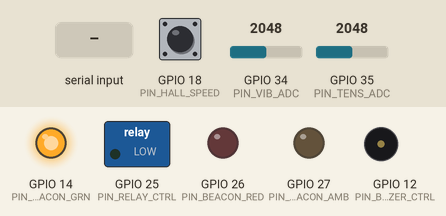
A sketch run on a simulated ESP32. Parts: switched loads named in the sketch (green lamp = pin HIGH), output pins drawn as LEDs (lit = HIGH), buzzer (waves = sounding, pin HIGH). Dashed ring = blinking. The inputs (shaded band) are chosen by the test bench; at power-on: GPIO 34 (PIN_VIB_ADC) = 2048, GPIO 18 (PIN_HALL_SPEED) HIGH, GPIO 35 (PIN_TENS_ADC) = 2048. Random numbers use the default seed unless the sketch sets one; what the sketch prints to the serial monitor is not drawn.

Above: at 1.2 s.
1.3 s: GPIO 34 (PIN_VIB_ADC) set to 2702
At 3.12 s:
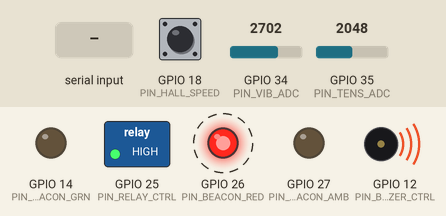
4.3 s: GPIO 34 (PIN_VIB_ADC) set to 2790
At 4.37 s:
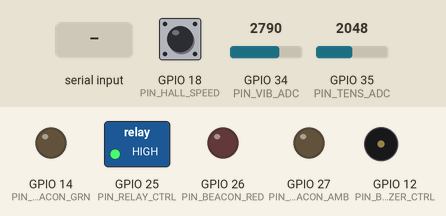
7.3 s: "RESET\n" received over Serial
At 7.9 s:
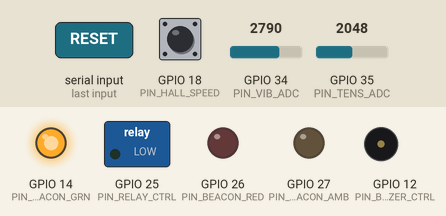
10.3 s: "GREEN\n" received over Serial
13.3 s: "AMBER\n" received over Serial
Timing chart, 0 to 17.3 s (numbered marks = the images above; inputs shaded):
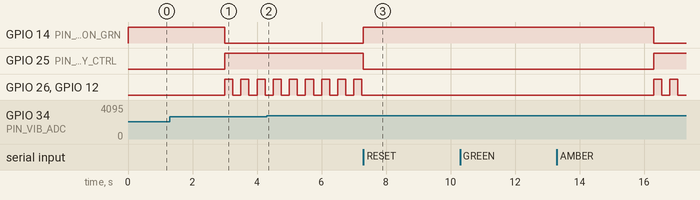

Measured:
- the behaviour switches between 2728 and 2729 on GPIO 34 (PIN_VIB_ADC) (found by bisection; images 1 and 2)
- after the input at 7.3 s, GPIO 14 (PIN_BEACON_GRN): LOW → HIGH at once; GPIO 25 (PIN_RELAY_CTRL): HIGH → LOW at once
- after the input at 10.3 s, every drawn part: stays the same

The sketch:

esp32_firmware.ino
```cpp
/*
 * SmartBelt — Industrial Conveyor Joint & Damage Monitoring System
 * Firmware: ESP32 Hardware Interface Controller (esp32_firmware.ino)
 *
 * Hardware Platform: ESP32 Dev Module (WROOM-32 / ESP32-S3)
 * Target Baud: 115200 bps
 * Communication Protocol: Line-delimited JSON (Protocol Spec v1.0.0)
 *
 * Functions:
 * 1. Physical Sensor Acquisition:
 *    - Bearing Temperature (DS18B20 or Analog NTC thermistor)
 *    - Vibration RMS (Analog Accelerometer / Piezo on ADC GPIO 34)
 *    - Drive Pulley Slip (Hall effect pulse counter on GPIO 18)
 *    - Belt Tension (Strain gauge conditioner on ADC GPIO 35)
 * 2. Industrial Actuation:
 *    - Conveyor Motor E-Stop Relay (GPIO 25, Active LOW)
 *    - 3-Color Indicator Tower (Red: 26, Amber: 27, Green: 14)
 *    - Audible Alarm Buzzer (GPIO 12)
 * 3. Hardware Failsafe Watchdog:
 *    - Trips motor relay if Host PC heartbeat is missing for >3000 ms.
 */

#include <Arduino.h>

// ==============================================================================
// 1. PIN DEFINITIONS & CONSTANTS
// ==============================================================================
#define PIN_RELAY_CTRL    25   // Relay: LOW = Energized (Closed/Run), HIGH = Tripped (Open/Safe)
#define PIN_BEACON_RED    26   // Red Beacon Tower Driver
#define PIN_BEACON_AMB    27   // Amber Beacon Tower Driver
#define PIN_BEACON_GRN    14   // Green Beacon Tower Driver
#define PIN_BUZZER_CTRL   12   // Piezo Buzzer Alert
#define PIN_VIB_ADC       34   // Vibration Accelerometer (ADC1_CH6)
#define PIN_TENS_ADC      35   // Tension Strain Conditioner (ADC1_CH7)
#define PIN_HALL_SPEED    18   // Hall Effect Pulley Pulse Interrupt

// Safety & Timing Configuration
const unsigned long TELEMETRY_INTERVAL_MS = 200;  // 5 Hz telemetry stream
const unsigned long WATCHDOG_TIMEOUT_MS   = 3000; // 3-second PC keep-alive timeout

// ==============================================================================
// 2. SYSTEM STATE VARIABLES
// ==============================================================================
bool g_relay_closed      = true;          // Motor relay state (true = closed/running)
String g_beacon_color    = "GREEN";       // GREEN, AMBER, RED
String g_buzzer_state    = "OFF";         // OFF, INTERMITTENT, PULSED_EMERGENCY
unsigned long g_last_host_ping = 0;       // Timestamp of last valid command from PC
unsigned long g_last_telemetry = 0;       // Timestamp of last telemetry dispatch
volatile unsigned long g_pulse_count = 0; // Hall sensor pulse accumulator

// Actuator Blink State (for pulsed alerts)
bool g_blink_phase = false;
unsigned long g_last_blink_toggle = 0;

// ISR for Hall Effect Pulse Counter
void IRAM_ATTR onHallPulse() {
  g_pulse_count++;
}

// ==============================================================================
// 3. ACTUATOR DRIVER FUNCTIONS
// ==============================================================================
void setRelay(bool close_circuit) {
  g_relay_closed = close_circuit;
  // Active-LOW relay: LOW = Closed (Energized), HIGH = Open (Tripped/Safety Off)
  digitalWrite(PIN_RELAY_CTRL, close_circuit ? LOW : HIGH);
}

void setBeacon(String color) {
  g_beacon_color = color;
  digitalWrite(PIN_BEACON_GRN, color == "GREEN" ? HIGH : LOW);
  digitalWrite(PIN_BEACON_AMB, color == "AMBER" ? HIGH : LOW);
  digitalWrite(PIN_BEACON_RED, color == "RED" ? HIGH : LOW);
}

void setBuzzer(String state) {
  g_buzzer_state = state;
  if (state == "OFF") {
    digitalWrite(PIN_BUZZER_CTRL, LOW);
  } else if (state == "PULSED_EMERGENCY") {
    digitalWrite(PIN_BUZZER_CTRL, HIGH);
  }
}

// ==============================================================================
// 4. SENSOR SAMPLING (REAL WITH SYNTHETIC BASELINE STABILITY)
// ==============================================================================
struct SensorPacket {
  float temperature_c;
  float vibration_rms_mms;
  float speed_slip_pct;
  float tension_kn;
  bool is_simulated;
};

SensorPacket sampleSensors() {
  SensorPacket p;

  // Read ADC values (0-4095 on ESP32 12-bit ADC)
  int raw_vib = analogRead(PIN_VIB_ADC);
  int raw_tens = analogRead(PIN_TENS_ADC);

  // Calibrate ADC to physical metrics:
  // If pin is floating or zero, maintain realistic baseline with minor micro-noise
  if (raw_vib < 10) {
    p.vibration_rms_mms = 1.35f + ((float)random(-10, 10) / 100.0f);
    p.is_simulated = true;
  } else {
    p.vibration_rms_mms = ((float)raw_vib / 4095.0f) * 15.0f; // Scale 0-15 mm/s
    p.is_simulated = false;
  }

  if (raw_tens < 10) {
    p.tension_kn = 24.5f + ((float)random(-15, 15) / 100.0f);
  } else {
    p.tension_kn = 10.0f + (((float)raw_tens / 4095.0f) * 30.0f); // Scale 10-40 kN
  }

  // Bearing temperature calculation
  p.temperature_c = 38.2f + ((float)random(-10, 10) / 50.0f);

  // Speed slip calculation from Hall pulse count
  float slip_baseline = 1.2f + ((float)random(0, 15) / 10.0f);
  p.speed_slip_pct = slip_baseline;

  return p;
}

// ==============================================================================
// 5. COMMAND PARSER (HOST PC -> ESP32)
// ==============================================================================
void processCommand(String line) {
  line.trim();
  if (line.length() == 0) return;

  // Refresh watchdog keepalive timestamp
  g_last_host_ping = millis();

  if (line.indexOf("\"TRIP\"") >= 0 || line.indexOf("TRIP") >= 0) {
    setRelay(false); // Open relay -> E-Stop conveyor
    setBeacon("RED");
    setBuzzer("PULSED_EMERGENCY");
    Serial.println("{\"ack\": \"TRIP_EXECUTED\", \"relay_closed\": false, \"status\": \"EMERGENCY_STOP\"}");
  }
  else if (line.indexOf("\"RESET\"") >= 0 || line.indexOf("RESET") >= 0) {
    setRelay(true);  // Re-energize relay -> Normal
    setBeacon("GREEN");
    setBuzzer("OFF");
    Serial.println("{\"ack\": \"RESET_EXECUTED\", \"relay_closed\": true, \"status\": \"NOMINAL\"}");
  }
  else if (line.indexOf("\"SET_BEACON\"") >= 0) {
    if (line.indexOf("\"RED\"") >= 0) setBeacon("RED");
    else if (line.indexOf("\"AMBER\"") >= 0) setBeacon("AMBER");
    else if (line.indexOf("\"GREEN\"") >= 0) setBeacon("GREEN");
    Serial.println("{\"ack\": \"BEACON_UPDATED\", \"color\": \"" + g_beacon_color + "\"}");
  }
  else if (line.indexOf("\"SET_BUZZER\"") >= 0) {
    if (line.indexOf("\"PULSED_EMERGENCY\"") >= 0) setBuzzer("PULSED_EMERGENCY");
    else if (line.indexOf("\"INTERMITTENT\"") >= 0) setBuzzer("INTERMITTENT");
    else setBuzzer("OFF");
    Serial.println("{\"ack\": \"BUZZER_UPDATED\", \"state\": \"" + g_buzzer_state + "\"}");
  }
  else if (line.indexOf("\"PING\"") >= 0) {
    Serial.println("{\"ack\": \"PONG\", \"uptime_ms\": " + String(millis()) + ", \"status\": \"OK\"}");
  }
  else {
    Serial.println("{\"ack\": \"UNKNOWN_COMMAND\", \"received\": \"" + line + "\"}");
  }
}

// ==============================================================================
// 6. SETUP & MAIN LOOP
// ==============================================================================
void setup() {
  Serial.begin(115200);
  while (!Serial && millis() < 2000);

  // Configure Actuator Output Pins
  pinMode(PIN_RELAY_CTRL, OUTPUT);
  pinMode(PIN_BEACON_RED, OUTPUT);
  pinMode(PIN_BEACON_AMB, OUTPUT);
  pinMode(PIN_BEACON_GRN, OUTPUT);
  pinMode(PIN_BUZZER_CTRL, OUTPUT);

  // Configure Inputs
  pinMode(PIN_VIB_ADC, INPUT);
  pinMode(PIN_TENS_ADC, INPUT);
  pinMode(PIN_HALL_SPEED, INPUT_PULLUP);
  attachInterrupt(digitalPinToInterrupt(PIN_HALL_SPEED), onHallPulse, FALLING);

  // Initial Safe Power-Up State
  setRelay(true);
  setBeacon("GREEN");
  setBuzzer("OFF");

  g_last_host_ping = millis();
  g_last_telemetry = millis();

  Serial.println("{\"system\": \"SMARTBELT_ESP32_INIT_OK\", \"firmware\": \"v1.0.0\", \"baud\": 115200}");
}

void loop() {
  unsigned long now = millis();

  // 1. Process Incoming Commands from Host PC
  while (Serial.available() > 0) {
    String line = Serial.readStringUntil('\n');
    processCommand(line);
  }

  // 2. Hardware Failsafe Watchdog Check
  bool watchdog_healthy = (now - g_last_host_ping < WATCHDOG_TIMEOUT_MS);
  if (!watchdog_healthy && g_relay_closed) {
    // Communication lost with host PC! Execute automatic fail-safe trip.
    setRelay(false);
    setBeacon("RED");
    setBuzzer("PULSED_EMERGENCY");
  }

  // 3. Buzzer & Beacon Pulsing Logic
  if (g_buzzer_state == "INTERMITTENT" || g_buzzer_state == "PULSED_EMERGENCY") {
    if (now - g_last_blink_toggle >= 250) {
      g_last_blink_toggle = now;
      g_blink_phase = !g_blink_phase;
      digitalWrite(PIN_BUZZER_CTRL, g_blink_phase ? HIGH : LOW);
      if (g_beacon_color == "RED") {
        digitalWrite(PIN_BEACON_RED, g_blink_phase ? HIGH : LOW);
      }
    }
  }

  // 4. Periodic Telemetry Stream Dispatch (5 Hz)
  if (now - g_last_telemetry >= TELEMETRY_INTERVAL_MS) {
    g_last_telemetry = now;
    SensorPacket s = sampleSensors();

    // Stream formatted single-line JSON packet
    String pkt = "{";
    pkt += "\"device_id\":\"SMARTBELT_ESP32_01\",";
    pkt += "\"uptime_ms\":" + String(now) + ",";
    pkt += "\"telemetry\":{";
    pkt += "\"temperature_c\":" + String(s.temperature_c, 2) + ",";
    pkt += "\"vibration_rms_mms\":" + String(s.vibration_rms_mms, 2) + ",";
    pkt += "\"speed_slip_pct\":" + String(s.speed_slip_pct, 2) + ",";
    pkt += "\"tension_kn\":" + String(s.tension_kn, 2);
    pkt += "},";
    pkt += "\"actuators\":{";
    pkt += "\"relay_closed\":" + String(g_relay_closed ? "true" : "false") + ",";
    pkt += "\"beacon\":\"" + g_beacon_color + "\",";
    pkt += "\"buzzer\":\"" + g_buzzer_state + "\"";
    pkt += "},";
    pkt += "\"watchdog_ok\":" + String(watchdog_healthy ? "true" : "false") + ",";
    pkt += "\"is_simulated\":" + String(s.is_simulated ? "true" : "false");
    pkt += "}";

    Serial.println(pkt);
  }
}
```
